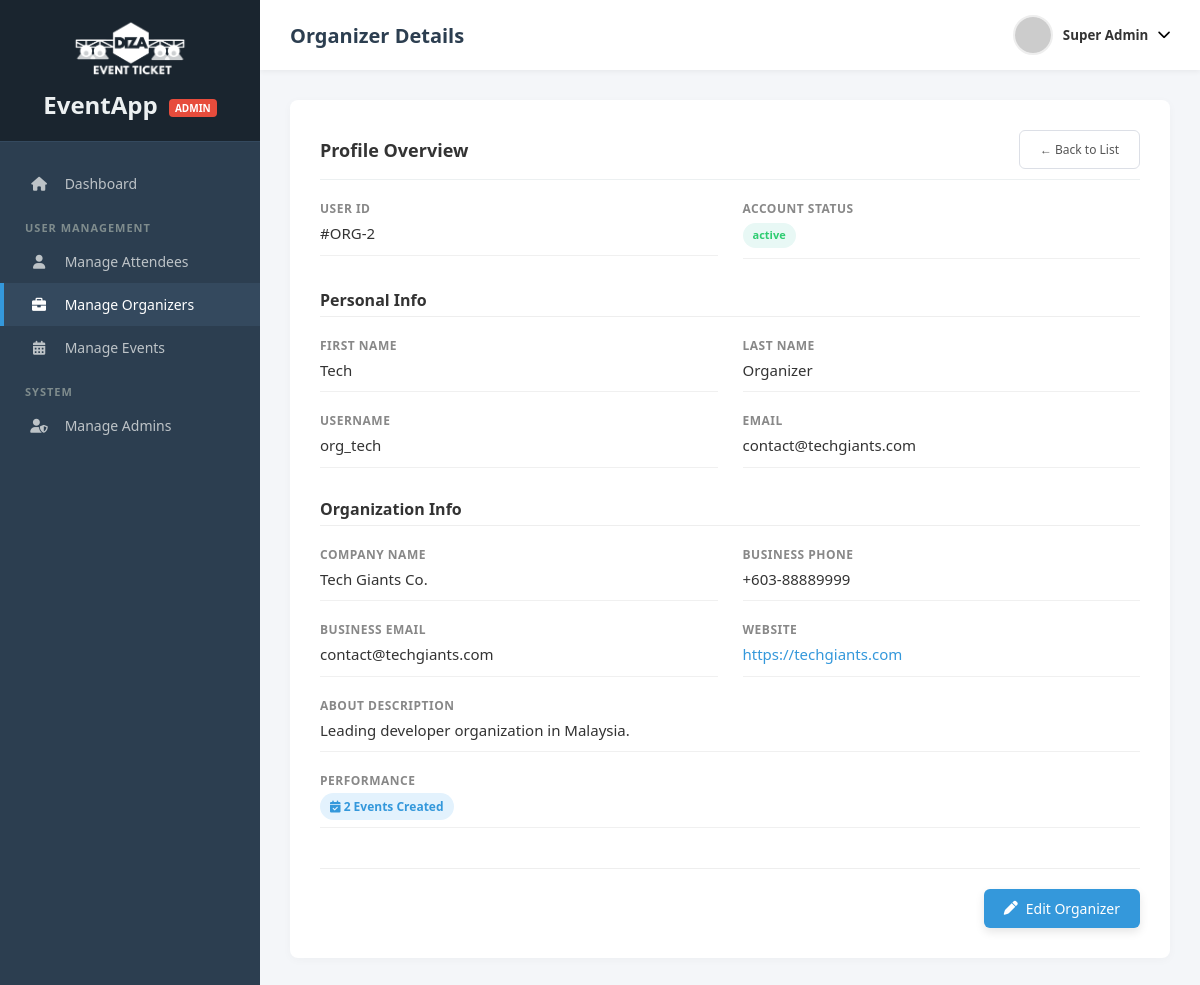
Page /manage-organizers-view.php?id=2 (signed in) on the committed database.
### tables this page shows
CREATE TABLE organizer_details (
    user_id INT PRIMARY KEY,
    company_name VARCHAR(150) NOT NULL,
    business_phone VARCHAR(20),
    business_email VARCHAR(100),
    website_url VARCHAR(255),
    about_description TEXT,
    FOREIGN KEY (user_id) REFERENCES users(id) ON DELETE CASCADE
);

CREATE TABLE users (
    id INT AUTO_INCREMENT PRIMARY KEY,
    username VARCHAR(50) NOT NULL UNIQUE,
    password_hash VARCHAR(255) NOT NULL,  
    first_name VARCHAR(100) NOT NULL,
    last_name VARCHAR(100) NOT NULL,
    email VARCHAR(100) NOT NULL UNIQUE,
    phone_number VARCHAR(20),
    gender ENUM('Male', 'Female', 'Other'),
    address TEXT,
    role ENUM('admin', 'organizer', 'attendee') NOT NULL,
    status ENUM('active', 'banned') DEFAULT 'active',
    created_at TIMESTAMP DEFAULT CURRENT_TIMESTAMP
);

### manage-organizers-view.php (the view, shortened to what this page needs)
<?php
require_once("connection.php");
$currentUser = $_SESSION['user'];
$orgId = (int)$_GET['id'];
$query = "SELECT u.*, o.company_name, o.business_phone, o.business_email, o.website_url, o.about_description
          FROM users u
          LEFT JOIN organizer_details o ON u.id = o.user_id
          WHERE u.id = ? AND u.role = 'organizer' LIMIT 1";
$stmt = mysqli_prepare($conn, $query);
mysqli_stmt_bind_param($stmt, "i", $orgId);
mysqli_stmt_execute($stmt);
$org = mysqli_fetch_assoc(mysqli_stmt_get_result($stmt));
$evt_res = mysqli_query($conn, "SELECT COUNT(*) as total FROM events WHERE organizer_id = $orgId");
$eventCount = mysqli_fetch_assoc($evt_res)['total'] ?? 0;
?>
<!DOCTYPE html>
<html lang="en">
<head>
    <link rel="stylesheet" href="https://cdnjs.cloudflare.com/ajax/libs/font-awesome/6.0.0/css/all.min.css">
    <link rel="stylesheet" href="css/styledashboard.css?v=2">
</head>
<body class="admin-theme">
    <div class="dashboard-container">
        <aside class="sidebar">
            <div class="brand">
                <img src="images/DIZAET_LogoWhite.png" alt="DIZAET Logo" class="brand-logo">
                <h2>EventApp <span class="badge">ADMIN</span></h2>
            </div>
            <ul class="nav-links">
                <li><a href="admin-dashboard.php"><i class="fas fa-home"></i> Dashboard</a></li>
                <li class="menu-header">User Management</li>
                <li><a href="manage-attendees.php"><i class="fas fa-user"></i> Manage Attendees</a></li>
                <li class="active"><a href="manage-organizers.php"><i class="fas fa-briefcase"></i> Manage Organizers</a></li>
                <li><a href="manage-events.php"><i class="fas fa-calendar-alt"></i> Manage Events</a></li>
                <li class="menu-header">System</li>
                <li><a href="manage-admins.php"><i class="fas fa-user-shield"></i> Manage Admins</a></li>
            </ul>
        </aside>
        <main class="main-content">
            <header class="top-bar">
                <div class="page-title"><h1>Organizer Details</h1></div>
                <div class="user-menu">
                    <button class="user-btn" onclick="toggleDropdown()">
                        <img src="https://ui-avatars.com/api?name=<?php echo urlencode($currentUser['first_name'] . '+' . $currentUser['last_name']); ?>" alt="Admin" class="avatar">
                        <span class="username"><?php echo htmlspecialchars($currentUser['first_name'] . ' ' . $currentUser['last_name']); ?></span>
                        <i class="fas fa-chevron-down"></i>
                    </button>
                </div>
            </header>
            <div class="content-padding">
                <div class="card card-padded">
                    <div class="card-header">
                        <h3>Profile Overview</h3>
                        <a href="manage-organizers.php" class="btn-cancel" style="font-size:12px;">&larr; Back to List</a>
                    </div>
                    <div class="form-row">
                        <div class="form-group">
                            <div class="view-label">User ID</div>
                            <div class="view-value">#ORG-<?php echo $org['id']; ?></div>
                        </div>
                        <div class="form-group">
                            <div class="view-label">Account Status</div>
                            <div class="view-value"><span class="status <?php echo $org['status'] == 'active' ? 'active' : 'banned'; ?>"><?php echo htmlspecialchars($org['status']); ?></span></div>
                        </div>
                    </div>
                    <div class="form-section-title" style="margin-top: 10px; margin-bottom: 20px; border-bottom: 1px solid #eee; padding-bottom: 5px;">Personal Info</div>
                    <div class="form-row">
                        <div class="form-group">
                            <div class="view-label">First Name</div>
                            <div class="view-value"><?php echo htmlspecialchars($org['first_name']); ?></div>
                        </div>
                        <div class="form-group">
                            <div class="view-label">Last Name</div>
                            <div class="view-value"><?php echo htmlspecialchars($org['last_name']); ?></div>
                        </div>
                    </div>
                    <div class="form-row">
                        <div class="form-group">
                            <div class="view-label">Username</div>
                            <div class="view-value"><?php echo htmlspecialchars($org['username']); ?></div>
                        </div>
                        <div class="form-group">
                            <div class="view-label">Email</div>
                            <div class="view-value"><?php echo htmlspecialchars($org['email']); ?></div>
                        </div>
                    </div>
                    <div class="form-section-title" style="margin-top: 10px; margin-bottom: 20px; border-bottom: 1px solid #eee; padding-bottom: 5px;">Organization Info</div>
                    <div class="form-row">
                        <div class="form-group">
                            <div class="view-label">Company Name</div>
                            <div class="view-value"><?php echo htmlspecialchars($org['company_name'] ?? 'Not set'); ?></div>
                        </div>
                        <div class="form-group">
                            <div class="view-label">Business Phone</div>
                            <div class="view-value"><?php echo htmlspecialchars($org['business_phone'] ?? 'Not set'); ?></div>
                        </div>
                    </div>
                    <div class="form-row">
                        <div class="form-group">
                            <div class="view-label">Business Email</div>
                            <div class="view-value"><?php echo htmlspecialchars($org['business_email'] ?? 'Not set'); ?></div>
                        </div>
                        <div class="form-group">
                            <div class="view-label">Website</div>
                            <div class="view-value">
                                <?php if (!empty($org['website_url'])): ?>
                                    <a href="<?php echo htmlspecialchars($org['website_url']); ?>" target="_blank" style="color:#3498db;"><?php echo htmlspecialchars($org['website_url']); ?></a>
                                <?php else: ?>
                                    Not set
                                <?php endif; ?>
                            </div>
                        </div>
                    </div>
                    <div class="form-group">
                        <div class="view-label">About Description</div>
                        <div class="view-value"><?php echo !empty($org['about_description']) ? nl2br(htmlspecialchars($org['about_description'])) : 'Not set'; ?></div>
                    </div>
                    <div class="form-group">
                        <div class="view-label">Performance</div>
                        <div class="view-value">
                            <span class="stat-badge"><i class="fas fa-calendar-check"></i> <?php echo $eventCount; ?> Event<?php echo $eventCount != 1 ? 's' : ''; ?> Created</span>
                        </div>
                    </div>
                    <div class="form-actions">
                        <a href="manage-organizers-edit.php?id=<?php echo $org['id']; ?>" class="btn-primary">
                            <i class="fas fa-pen"></i> Edit Organizer
                        </a>
                    </div>
                </div>
            </div>
        </main>
    </div>
</body>
</html>

### rows in the picture
organizer_details: user_id "2", user_id.status "active", user_id.first_name "Tech", user_id.last_name "Organizer", user_id.username "org_tech", user_id.email "contact@techgiants.com", company_name "Tech Giants Co.", business_phone "+603-88889999", business_email "contact@techgiants.com", website_url "https://techgiants.com", about_description "Leading developer organization in Malaysia."

### other values in the picture
$currentUser['first_name'] . ' ' . $currentUser['last_name'] "Super Admin"
$eventCount "2"
